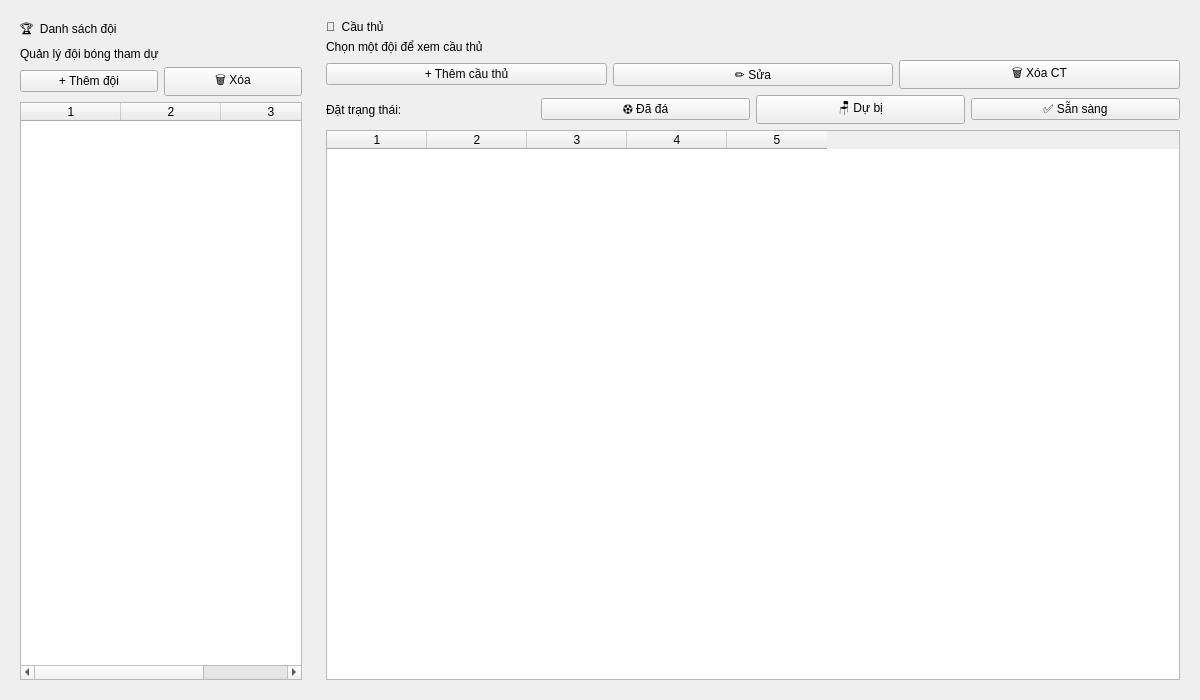
<?xml version="1.0" encoding="UTF-8"?>
<ui version="4.0">
 <class>TeamsTab</class>
 <widget class="QWidget" name="TeamsTab">
  <property name="geometry"><rect><x>0</x><y>0</y><width>1200</width><height>700</height></rect></property>
  <property name="windowTitle"><string>Tab Đội / Cầu Thủ</string></property>
  <layout class="QHBoxLayout" name="mainLayout">
   <!-- BEN TRAI: Danh sach doi -->
   <item>
    <widget class="QWidget" name="leftPanel">
     <property name="minimumSize"><size><width>300</width><height>0</height></size></property>
     <property name="maximumSize"><size><width>300</width><height>16777215</height></size></property>
     <layout class="QVBoxLayout" name="leftLayout">
      <item><widget class="QLabel" name="lblTeamsTitle"><property name="text"><string>🏆  Danh sách đội</string></property></widget></item>
      <item><widget class="QLabel" name="lblTeamsSub"><property name="text"><string>Quản lý đội bóng tham dự</string></property></widget></item>
      <item>
       <layout class="QHBoxLayout" name="teamBtnLayout">
        <item><widget class="QPushButton" name="btnAddTeam"><property name="text"><string>+ Thêm đội</string></property></widget></item>
        <item><widget class="QPushButton" name="btnDelTeam"><property name="text"><string>🗑 Xóa</string></property></widget></item>
       </layout>
      </item>
      <item>
       <widget class="QTableWidget" name="teamTbl">
        <property name="columnCount"><number>3</number></property>
        <attribute name="horizontalHeaderLabel"><string>Tên đội</string></attribute>
        <attribute name="horizontalHeaderLabel"><string>Bảng</string></attribute>
        <attribute name="horizontalHeaderLabel"><string>Cầu thủ</string></attribute>
       </widget>
      </item>
     </layout>
    </widget>
   </item>
   <!-- BEN PHAI: Danh sach cau thu -->
   <item>
    <widget class="QWidget" name="rightPanel">
     <layout class="QVBoxLayout" name="rightLayout">
      <item><widget class="QLabel" name="lblPlayersTitle"><property name="text"><string>👤  Cầu thủ</string></property></widget></item>
      <item><widget class="QLabel" name="lblTeamName"><property name="text"><string>Chọn một đội để xem cầu thủ</string></property></widget></item>
      <item>
       <layout class="QHBoxLayout" name="playerBtnLayout">
        <item><widget class="QPushButton" name="btnAddPlayer"><property name="text"><string>+ Thêm cầu thủ</string></property></widget></item>
        <item><widget class="QPushButton" name="btnEditPlayer"><property name="text"><string>✏ Sửa</string></property></widget></item>
        <item><widget class="QPushButton" name="btnDelPlayer"><property name="text"><string>🗑 Xóa CT</string></property></widget></item>
       </layout>
      </item>
      <item>
       <layout class="QHBoxLayout" name="statusBtnLayout">
        <item><widget class="QLabel" name="lblStatus"><property name="text"><string>Đặt trạng thái:</string></property></widget></item>
        <item><widget class="QPushButton" name="btnDaDa"><property name="text"><string>⚽ Đã đá</string></property></widget></item>
        <item><widget class="QPushButton" name="btnDuBi"><property name="text"><string>🪑 Dự bị</string></property></widget></item>
        <item><widget class="QPushButton" name="btnSanSang"><property name="text"><string>✅ Sẵn sàng</string></property></widget></item>
       </layout>
      </item>
      <item>
       <widget class="QTableWidget" name="playerTbl">
        <property name="columnCount"><number>5</number></property>
        <attribute name="horizontalHeaderLabel"><string>#</string></attribute>
        <attribute name="horizontalHeaderLabel"><string>Họ tên</string></attribute>
        <attribute name="horizontalHeaderLabel"><string>Vị trí</string></attribute>
        <attribute name="horizontalHeaderLabel"><string>Quốc tịch</string></attribute>
        <attribute name="horizontalHeaderLabel"><string>Trạng thái</string></attribute>
       </widget>
      </item>
     </layout>
    </widget>
   </item>
  </layout>
 </widget>
</ui>
